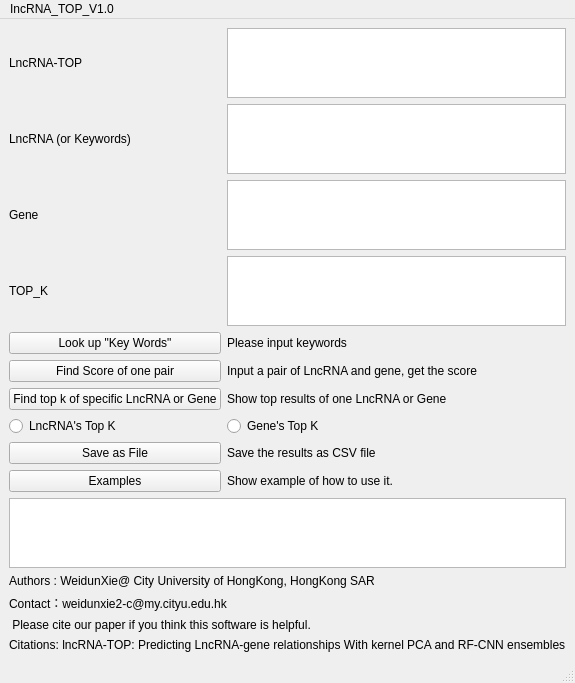
<?xml version="1.0" encoding="UTF-8"?>
<ui version="4.0">
 <class>MainWindow</class>
 <widget class="QMainWindow" name="MainWindow">
  <property name="geometry">
   <rect>
    <x>0</x>
    <y>0</y>
    <width>468</width>
    <height>520</height>
   </rect>
  </property>
  <property name="windowTitle">
   <string>MainWindow</string>
  </property>
  <widget class="QWidget" name="centralwidget">
   <layout class="QGridLayout" name="gridLayout_2">
    <item row="3" column="1">
     <widget class="QLabel" name="label_4">
      <property name="text">
       <string>Authors : WeidunXie@ City University of HongKong, HongKong SAR</string>
      </property>
     </widget>
    </item>
    <item row="6" column="1">
     <widget class="QLabel" name="label_5">
      <property name="text">
       <string>Citations: lncRNA-TOP: Predicting LncRNA-gene relationships With kernel PCA and RF-CNN ensembles</string>
      </property>
     </widget>
    </item>
    <item row="4" column="1">
     <widget class="QLabel" name="label_6">
      <property name="text">
       <string>Contact：weidunxie2-c@my.cityu.edu.hk</string>
      </property>
     </widget>
    </item>
    <item row="1" column="1">
     <layout class="QGridLayout" name="gridLayout">
      <item row="1" column="0">
       <widget class="QLabel" name="label">
        <property name="text">
         <string>LncRNA (or Keywords)</string>
        </property>
       </widget>
      </item>
      <item row="4" column="0">
       <widget class="QPushButton" name="pushButton">
        <property name="text">
         <string>Look up &quot;Key Words&quot;</string>
        </property>
       </widget>
      </item>
      <item row="9" column="1">
       <widget class="QLabel" name="label_8">
        <property name="text">
         <string>Save the results as CSV file</string>
        </property>
       </widget>
      </item>
      <item row="9" column="0">
       <widget class="QPushButton" name="pushButton_4">
        <property name="text">
         <string>Save as File</string>
        </property>
       </widget>
      </item>
      <item row="1" column="1">
       <widget class="QPlainTextEdit" name="plainTextEdit"/>
      </item>
      <item row="3" column="0">
       <widget class="QLabel" name="label_10">
        <property name="text">
         <string>TOP_K</string>
        </property>
       </widget>
      </item>
      <item row="4" column="1">
       <widget class="QLabel" name="label_7">
        <property name="text">
         <string>Please input keywords </string>
        </property>
       </widget>
      </item>
      <item row="5" column="0">
       <widget class="QPushButton" name="pushButton_2">
        <property name="text">
         <string>Find Score of one pair</string>
        </property>
       </widget>
      </item>
      <item row="6" column="1">
       <widget class="QLabel" name="label_11">
        <property name="text">
         <string>Show top results of one LncRNA or Gene</string>
        </property>
       </widget>
      </item>
      <item row="2" column="0">
       <widget class="QLabel" name="label_2">
        <property name="text">
         <string>Gene</string>
        </property>
       </widget>
      </item>
      <item row="5" column="1">
       <widget class="QLabel" name="label_12">
        <property name="text">
         <string>Input a pair of LncRNA and gene, get the score</string>
        </property>
       </widget>
      </item>
      <item row="6" column="0">
       <widget class="QPushButton" name="pushButton_3">
        <property name="text">
         <string>Find top k of specific LncRNA or Gene</string>
        </property>
       </widget>
      </item>
      <item row="10" column="0">
       <widget class="QPushButton" name="pushButton_5">
        <property name="text">
         <string>Examples</string>
        </property>
       </widget>
      </item>
      <item row="0" column="0">
       <widget class="QLabel" name="label_3">
        <property name="text">
         <string>LncRNA-TOP</string>
        </property>
       </widget>
      </item>
      <item row="2" column="1">
       <widget class="QTextEdit" name="textEdit"/>
      </item>
      <item row="3" column="1">
       <widget class="QTextEdit" name="textEdit_2"/>
      </item>
      <item row="0" column="1">
       <widget class="QGraphicsView" name="graphicsView"/>
      </item>
      <item row="7" column="0">
       <widget class="QRadioButton" name="radioButton">
        <property name="text">
         <string>LncRNA's Top K</string>
        </property>
        <attribute name="buttonGroup">
         <string notr="true">buttonGroup</string>
        </attribute>
       </widget>
      </item>
      <item row="7" column="1">
       <widget class="QRadioButton" name="radioButton_2">
        <property name="text">
         <string>Gene's Top K</string>
        </property>
        <attribute name="buttonGroup">
         <string notr="true">buttonGroup</string>
        </attribute>
       </widget>
      </item>
      <item row="10" column="1">
       <widget class="QLabel" name="label_13">
        <property name="text">
         <string>Show example of how to use it.</string>
        </property>
       </widget>
      </item>
     </layout>
    </item>
    <item row="2" column="1">
     <widget class="QTextBrowser" name="textBrowser"/>
    </item>
    <item row="5" column="1">
     <widget class="QLabel" name="label_9">
      <property name="text">
       <string> Please cite our paper if you think this software is helpful. </string>
      </property>
     </widget>
    </item>
   </layout>
  </widget>
  <widget class="QMenuBar" name="menubar">
   <property name="geometry">
    <rect>
     <x>0</x>
     <y>0</y>
     <width>468</width>
     <height>17</height>
    </rect>
   </property>
   <widget class="QMenu" name="menuIncRNA_TOP_V1_0">
    <property name="title">
     <string>IncRNA_TOP_V1.0</string>
    </property>
   </widget>
   <addaction name="menuIncRNA_TOP_V1_0"/>
  </widget>
  <widget class="QStatusBar" name="statusbar"/>
 </widget>
 <resources/>
 <connections/>
 <buttongroups>
  <buttongroup name="buttonGroup"/>
 </buttongroups>
</ui>
